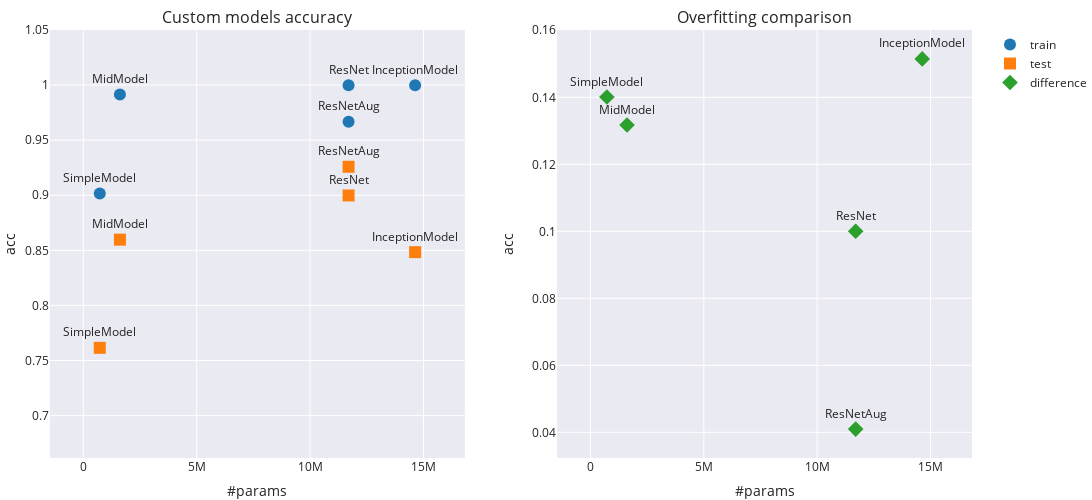

Notebook cell for this chart:
### Markdown cell above
In the next output we have displayed the accuracy performance of each custom model in the train and test set to analyze the overfitting behavior.

### Code cell
models = [simple_model, mid_model, inception, resnet, resnet_data_aug]
comparison(models, (train_dataset, test_dataset))

### Figure 1 — Plotly figure (JSON) as saved in the notebook; plotly's stock layout.template omitted (floating-point values rounded to 4 significant figures)
{"data": [{"marker": {"color": "#1F77B4", "size": 12, "symbol": "circle"}, "mode": "markers+text", "name": "train", "text": ["SimpleModel", "MidModel", "ResNet", "ResNetAug", "InceptionModel"], "textposition": "top center", "type": "scatter", "x": [726277, 1614885, 11697525, 11697525, 14632725], "xaxis": "x", "y": [0.9016, 0.9914, 0.9998, 0.9668, 0.9998], "yaxis": "y"}, {"marker": {"color": "#FF7F0E", "size": 12, "symbol": "square"}, "mode": "markers+text", "name": "test", "text": ["SimpleModel", "MidModel", "ResNet", "ResNetAug", "InceptionModel"], "textposition": "top center", "type": "scatter", "x": [726277, 1614885, 11697525, 11697525, 14632725], "xaxis": "x", "y": [0.7615, 0.8597, 0.8998, 0.9259, 0.8484], "yaxis": "y"}, {"marker": {"color": "#2CA02C", "size": 12, "symbol": "diamond"}, "mode": "markers+text", "name": "difference", "text": ["SimpleModel", "MidModel", "ResNet", "ResNetAug", "InceptionModel"], "textposition": "top center", "type": "scatter", "x": [726277, 1614885, 11697525, 11697525, 14632725], "xaxis": "x2", "y": [0.1401, 0.1317, 0.1, 0.04097, 0.1515], "yaxis": "y2"}], "layout": {"annotations": [{"font": {"size": 16}, "showarrow": false, "text": "Custom models accuracy", "x": 0.225, "xanchor": "center", "xref": "paper", "y": 1, "yanchor": "bottom", "yref": "paper"}, {"font": {"size": 16}, "showarrow": false, "text": "Overfitting comparison", "x": 0.775, "xanchor": "center", "xref": "paper", "y": 1, "yanchor": "bottom", "yref": "paper"}], "height": 500, "margin": {"b": 10, "l": 0, "r": 0, "t": 30}, "width": 1500, "xaxis": {"anchor": "y", "domain": [0, 0.45], "range": [-1469000.0, 16830000.0], "title": {"text": "#params"}}, "xaxis2": {"anchor": "y2", "domain": [0.55, 1], "range": [-1469000.0, 16830000.0], "title": {"text": "#params"}}, "yaxis": {"anchor": "x", "domain": [0, 1], "range": [0.6615, 1.05], "title": {"text": "acc"}}, "yaxis2": {"anchor": "x2", "domain": [0, 1], "title": {"text": "acc"}}}}
